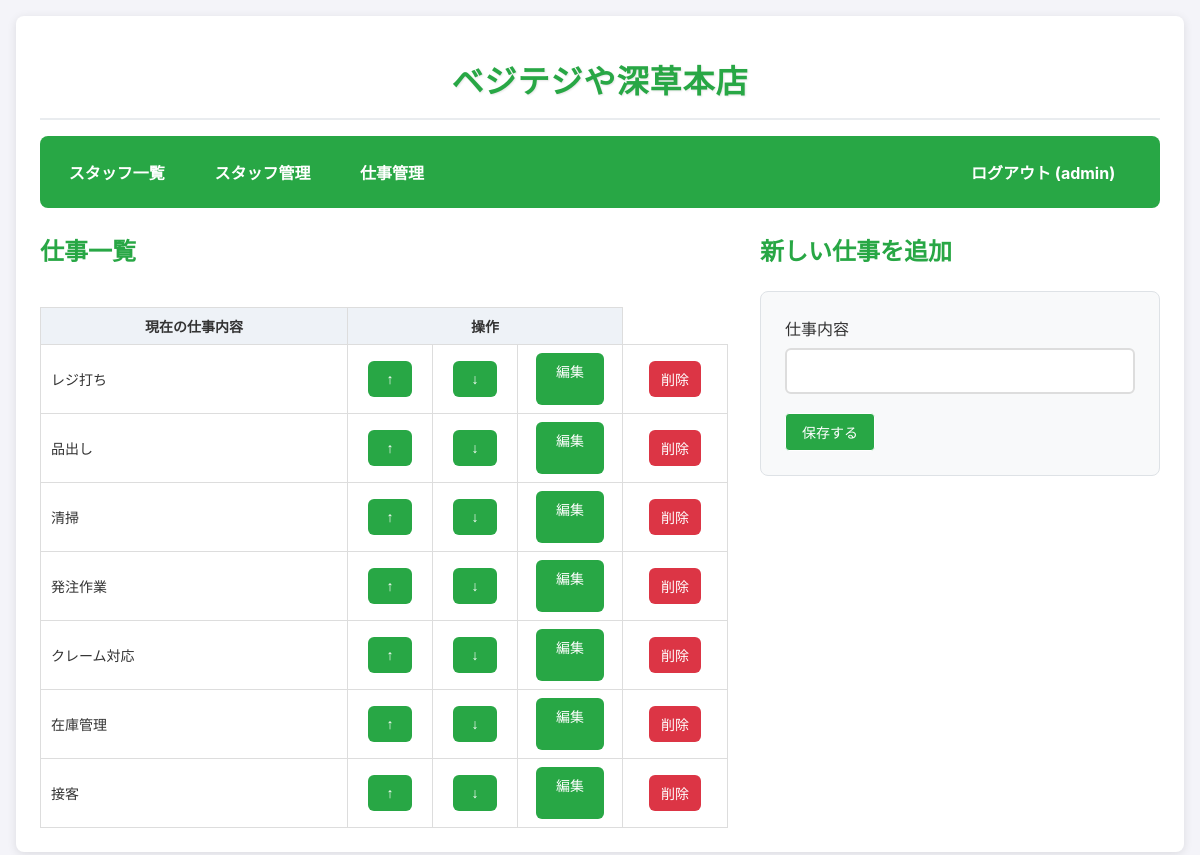
Before: /admin/tasks (signed in) with the older database file.
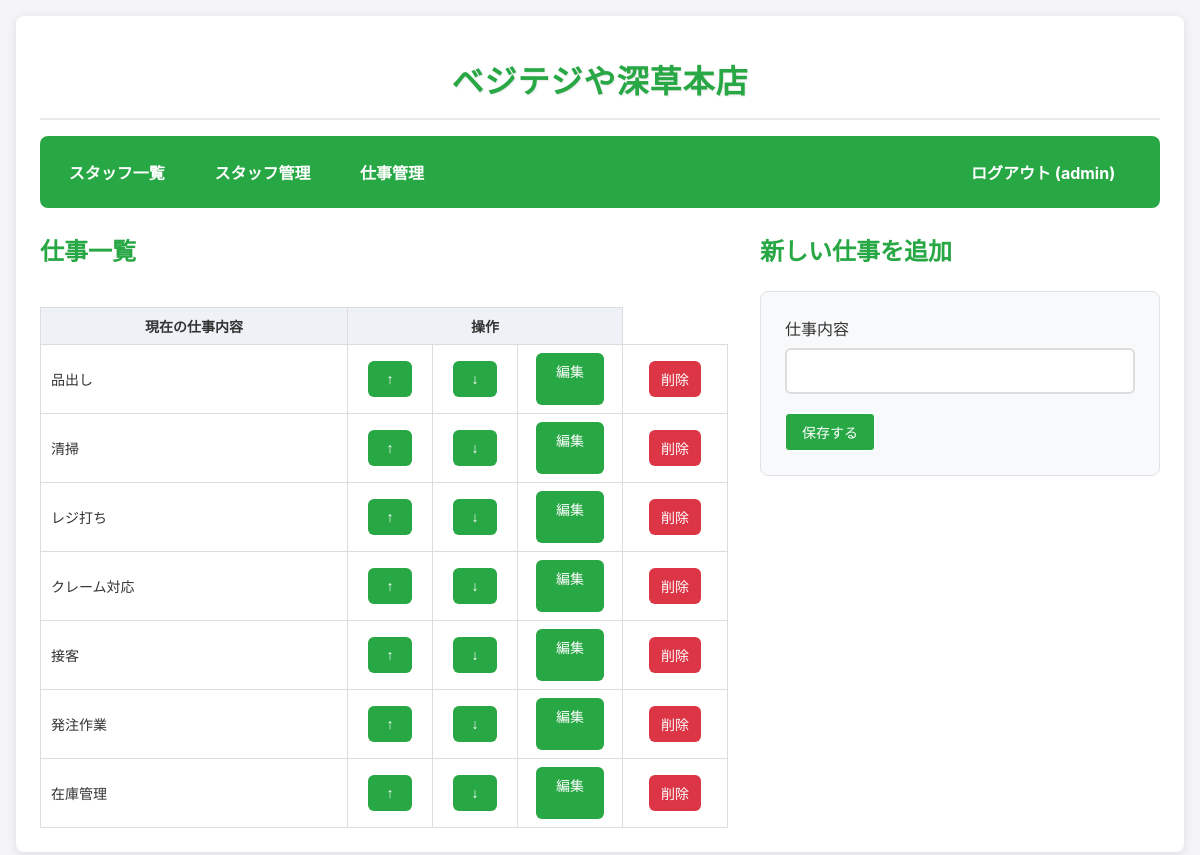
After: the same page with the newer database file.
### app.py (models this page shows, shortened)
class User(UserMixin, db.Model):
    id = db.Column(db.Integer, primary_key=True)
    username = db.Column(db.String(80), unique=True, nullable=False)
    password_hash = db.Column(db.String(120), nullable=False)
    role = db.Column(db.String(80), nullable=False, default='staff')
    is_first_login = db.Column(db.Boolean, default=True)
    order_index = db.Column(db.Integer, default=0)
    skills = db.relationship('UserSkill', backref='user', cascade="all, delete-orphan")

class Task(db.Model):
    id = db.Column(db.Integer, primary_key=True)
    name = db.Column(db.String(120), nullable=False, unique=True)
    order_index = db.Column(db.Integer, default=0)

### app.py (the view, shortened to what this page needs)
@app.route('/admin/tasks', methods=['GET', 'POST'])
@app.route('/admin/tasks/<int:task_id>', methods=['GET', 'POST'])
@admin_required
def manage_tasks(task_id=None):
    task_to_edit = Task.query.get(task_id) if task_id else None
    form = TaskForm(obj=task_to_edit)
    tasks = Task.query.order_by(Task.order_index, Task.id).all()
    return render_template('admin_tasks.html', tasks=tasks, form=form)

### app.py
class TaskForm(FlaskForm):
    name = StringField('仕事内容', validators=[DataRequired(), Length(max=120)])
    submit = SubmitField('保存する')

### app.py (called while the page is built)
@login_manager.user_loader
def load_user(user_id):
    return User.query.get(int(user_id))

def admin_required(f):
    @wraps(f)
    @login_required
    def decorated_function(*args, **kwargs):
        if current_user.role != 'admin':
            flash('このページにアクセスする権限がありません。')
            return redirect(url_for('dashboard'))
        return f(*args, **kwargs)
    return decorated_function

### templates/admin_tasks.html (shortened to what this page needs)
{% extends "base.html" %}
{% block content %}
  <div class="tasks-layout">
    <div class="tasks-section">
      <h2>仕事一覧</h2>
      <div class="desktop-task-table">
        <div class="table-container">
          <table>
            <thead>
              <tr>
                <th>現在の仕事内容</th>
                <th colspan="3">操作</th>
              </tr>
            </thead>
            <tbody id="desktop-task-list">
              {% for task in tasks %}
              <tr data-task-id="{{ task.id }}">
                <td style="text-align: left; padding-left: 10px;">{{ task.name }}</td>
                <td style="width: 60px;">
                  <button onclick="moveTaskDesktop({{ task.id }}, 'up')" class="btn btn-small" {% if loop.first %}disabled{% endif %}>↑</button>
                </td>
                <td style="width: 60px;">
                  <button onclick="moveTaskDesktop({{ task.id }}, 'down')" class="btn btn-small" {% if loop.last %}disabled{% endif %}>↓</button>
                </td>
                <td style="width: 80px;">
                  <a href="{{ url_for('manage_tasks', task_id=task.id) }}" class="btn btn-small">編集</a>
                </td>
                <td style="width: 80px;">
                  <form action="{{ url_for('delete_task', task_id=task.id) }}" method="post" onsubmit="return confirm('この仕事を削除すると、全ユーザーの関連スキルデータも削除されます。本当によろしいですか？');">
                    <input type="submit" value="削除" class="btn btn-danger btn-small">
                  </form>
                </td>
              </tr>
              {% endfor %}
            </tbody>
          </table>
        </div>
      </div>
    </div>
    <div class="add-task-section">
      {% if form.name.data %}
        <h2>仕事を編集</h2>
      {% else %}
        <h2>新しい仕事を追加</h2>
      {% endif %}
      <form method="POST" class="add-task-form">
        <div class="form-group">
          {{ form.name.label }}
          {{ form.name() }}
        </div>
        {{ form.submit(class="btn btn-custom-primary-small") }}
      </form>
    </div>
  </div>
{% endblock %}

### templates/base.html (shortened to what this page needs)
<!doctype html>
<html lang="ja">
  <head>
  </head>
  <body>
    <div class="container">
      {% if current_user.is_authenticated %}
      <div class="site-header">
        <h1 class="site-title">ベジテジや深草本店</h1>
      </div>
      {% endif %}
     <nav>
        {% if current_user.is_authenticated %}
          <div class="nav-left">
            <a href="{{ url_for('dashboard') }}">スタッフ一覧</a>
            {% if current_user.role == 'admin' %}
              <a href="{{ url_for('manage_users') }}">スタッフ管理</a>
              <a href="{{ url_for('manage_tasks') }}">仕事管理</a>
            {% endif %}
          </div>
          <div class="nav-right">
            <a href="{{ url_for('logout') }}">ログアウト ({{ current_user.username }})</a>
          </div>
        {% endif %}
      </nav>
      {% block content %}{% endblock %}
    </div>
  </body>
</html>

### templates/base.html (style rules this page uses)
body { font-family: -apple-system, BlinkMacSystemFont, 'Segoe UI', Roboto, sans-serif; margin: 0; padding: 1em; background-color: #f4f4f9; color: #333; font-size: 16px; }
.site-header { text-align: center; margin-bottom: 1em; padding: 1em 0; border-bottom: 2px solid #e9ecef; }
.site-title { margin: 0; color: #28a745; font-size: 2em; font-weight: bold; text-shadow: 1px 1px 2px rgba(0,0,0,0.1); letter-spacing: 1px; }
nav { background-color: #28a745; padding: 1em; border-radius: 8px; margin-bottom: 1.5em; display: flex; flex-wrap: wrap; align-items: center; justify-content: space-between; }
nav a { color: white !important; text-decoration: none; margin-right: 1em; font-weight: bold; padding: 0.5em 0.8em; border-radius: 4px; transition: background-color 0.2s; }
.nav-left { display: flex; flex-wrap: wrap; gap: 0.5em; }
.nav-right { margin-left: auto; }
.container { max-width: 1200px; margin: 0 auto; background: white; padding: 1.5em; border-radius: 8px; box-shadow: 0 2px 10px rgba(0,0,0,0.1); }
h1, h2 { color: #28a745; margin-top: 0; }
.table-container { overflow-x: auto; -webkit-overflow-scrolling: touch; }
table { width: 100%; border-collapse: collapse; margin-top: 1em; min-width: 600px; }
th, td { border: 1px solid #ddd; padding: 8px 12px; text-align: center; font-size: 14px; }
th { background-color: #eef2f7; position: sticky; top: 0; z-index: 10; }
.form-group { margin-bottom: 1.2em; }
.form-group label { display: block; margin-bottom: 0.5em; font-weight: 500; }
.form-group input, .form-group select { width: 100%; padding: 12px; box-sizing: border-box; border: 2px solid #ddd; border-radius: 6px; font-size: 16px; transition: border-color 0.2s; }
.btn { padding: 12px 20px; background-color: #28a745; color: white; border: none; border-radius: 6px; cursor: pointer; text-decoration: none; display: inline-block; font-size: 16px; font-weight: 500; text-align: center; transition: background-color 0.2s; min-height: 44px; min-width: 44px; }
.btn-danger { background-color: #dc3545; }
.btn-small { padding: 8px 12px; font-size: 14px; min-height: 36px; }

### templates/admin_tasks.html (style rules this page uses)
.tasks-layout { display: grid; grid-template-columns: 1fr 400px; gap: 2em; align-items: start; }
.tasks-section h2, .add-task-section h2 { margin-top: 0; margin-bottom: 1em; }
.desktop-task-table { display: block; }
.add-task-form { background: #f8f9fa; padding: 1.5em; border-radius: 8px; border: 1px solid #dee2e6; }
.btn-custom-primary-small { background-color: #28a745 !important; border-color: #28a745 !important; color: white !important; padding: 8px 16px !important; font-size: 14px !important; border-radius: 4px !important; text-decoration: none !important; border: 1px solid !important; cursor: pointer !important; min-height: auto !important; }

Changed rows visible on the page:
changed Task "レジ打ち": moves down the list
changed Task "クレーム対応": moves up the list
changed Task "接客": moves up the list
